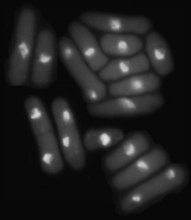
%> input picture tdt4195/img3/images/Fig1043(a)(yeast_USC).tif, 191 x 220 px, shrunk from 710 x 818 before the run
$ octave assignment3.m   (GNU Octave 9; MATLAB toolbox functions it lacks are replaced by stand-ins)
%> lines starting %> are read from the running program, lines starting %| are printed output that depends on the picture; in (x1, y1, x2, y2) boxes, pixels count from 0 and x2, y2 are one past the last pixel; in counts of white or black regions, pixels touching at a corner belong together; the program's own positions count from 1
### tdt4195/img3/threshold.m
function [ out ] = threshold( img, threshold )

% Initial threshold
T = mean(img(:));
g1 = img(img > T);
g2 = img(img <= T);
T_new = (mean(g1(:)) + mean(g2(:))) / 2;

while abs(T-T_new) > threshold
    T = T_new;
    g1 = img(img > T);
    g2 = img(img <= T);
    T_new = (mean(g1(:)) + mean(g2(:))) / 2;
end
out = img > T;
end

### tdt4195/img3/regiongrowing.m
function [ result ] = regiongrowing( im, seed, threshold )

[col, row] = size(im);
old_seed = zeros(col, row);

% 4-connected
neighbor = [-1 0; 1 0; 0 -1; 0 1];

% Stop when there's no difference
while(~isequal(seed, old_seed))
    old_seed = seed;

    for i = 1:col
        for j = 1:row
            if seed(i,j)
                % Go through 4-connected neighbors
                for k = 1:length(neighbor)
                    % Get neighbor coordinates
                    x = i + neighbor(k,1); y = j + neighbor(k,2);
                    % Check if in bounds
                    if (x >= 1 && y >= 1 && x <= col && y <= row)
                        % If difference is less than threshold, add it
                        if abs(seed(i,j) - im(x,y)) < threshold
                           seed(x,y) = 1;
                        end
                    end
                end
            end
        end
    end

end
result = seed;
end

### tdt4195/img3/assignment3.m
%% Setup

img1 = im2double(imread('images/Fig1043(a)(yeast_USC).tif'));
%> img1: size 220x191 double; min 0.0235, max 0.863, mean 0.13
img2 = im2double(imread('images/Fig1051(a)(defective_weld).tif'));
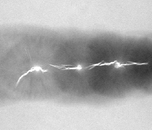
%> input picture tdt4195/img3/images/Fig1051(a)(defective_weld).tif, 152 x 130 px, shrunk from 566 x 482 before the run
%> img2: size 130x152 double; min 0.188, max 1, mean 0.68
img3 = im2double(imread('images/noisy.tiff'));
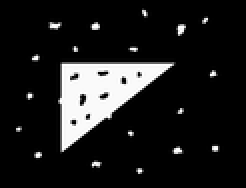
%> input picture tdt4195/img3/images/noisy.tiff, 123 x 94 px, shrunk from 458 x 348 before the run (shown 2 times larger)
%> img3: size 94x123 double; min 0, max 1, mean 0.116

%% Task 1a: Segmentation by threshold

thresh = threshold(img2, 0.2);
%> in threshold, `T = mean(img(:));`: T = 0.68
%> in threshold, `T_new = (mean(g1(:)) + mean(g2(:))) / 2;`: T_new = 0.67
%> in threshold, `out = img > T;`:
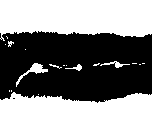
%> out: size 130x152 logical; 52.8% white; 2 black regions (1 under 20 px), largest, box (x1, y1, x2, y2) and area: (0, 31, 152, 103) 9321

figure('Name', 'Task 1a: Thresholding', 'NumberTitle', 'Off');
subplot(2,2,1);
imshow(img2);
title('Original Grayscale image');
subplot(2,2,2);
imhist(img2);
title('Original Grayscale image');
subplot(2,2,3);
imshow(thresh);
title('Threshold image');
subplot(2,2,4);
imhist(thresh);
title('Threshold image');

%% Task 1b: Region Growing

seed = img2 >= max(img2(:));
%> seed: size 130x152 logical; 0.19% white in thin lines or dots, all inside (x1, y1, x2, y2) = (20, 62, 121, 78)
result = regiongrowing(img2, seed, 0.3);
%> the loop in regiongrowing, `while(~isequal(seed, old_seed))` made 6 passes
%> after the loop in regiongrowing, `while(~isequal(seed, old_seed))`:
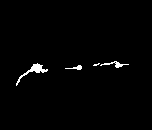
%> seed: size 130x152 logical; 1.3% white; 4 white regions (1 under 20 px), largest, box (x1, y1, x2, y2) and area: (16, 63, 48, 86) 147, (100, 61, 129, 68) 66, (65, 65, 82, 70) 38
%> after the loop in regiongrowing, `while(~isequal(seed, old_seed))`: x = 86; y = 18

figure('Name', 'Task 1b: Region Growing', 'NumberTitle', 'Off');
subplot(2,2,1);
imshow(img2);
title('Original Grayscale image');
subplot(2,2,2);
imhist(img2);
title('Original Grayscale image');
subplot(2,2,3);
imshow(seed);
title('Initial seed points');
subplot(2,2,4);
imshow(result);
title('Segmented image with Threshold = 0.3');
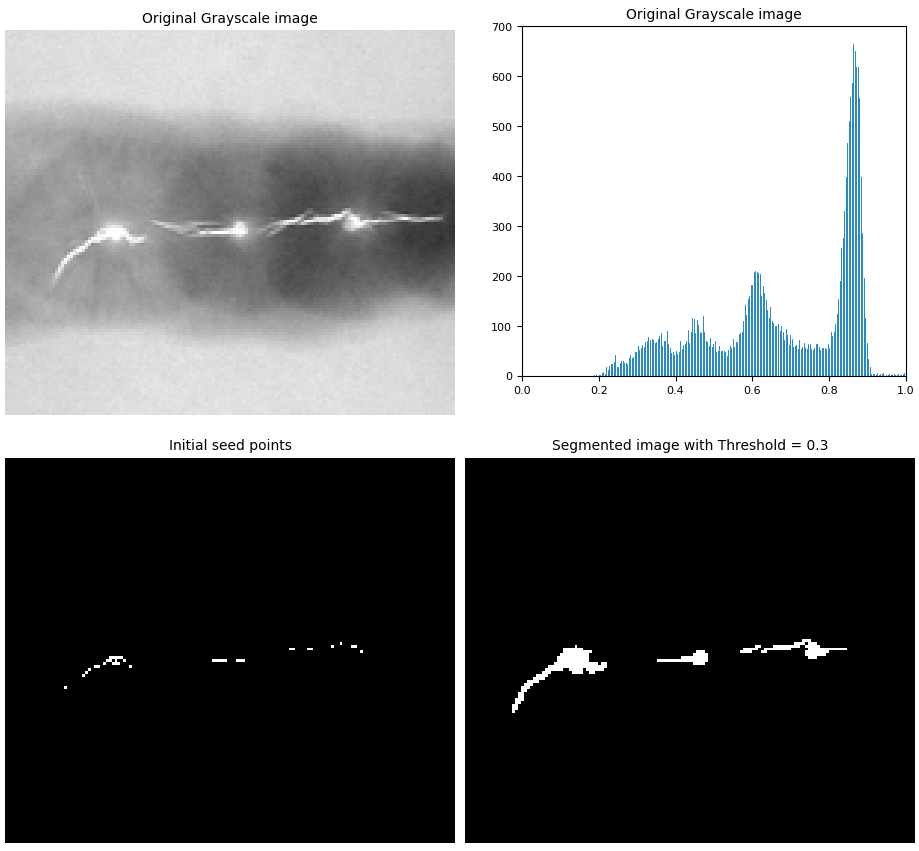
%> figure redrawn from the program's plot data, 4 panels

%% Task 2a: Morphology - Remove noise

% In this example, we have noise both in the background and foreground.
% The open operation removes the background noise, while closing fills in
% the holes in the foreground noise.

binary = threshold(img3, 0.3);
%> call 2 of threshold, with threshold = 0.3
%> in threshold (call 2), `T = mean(img(:));`: T = 0.116
%> in threshold (call 2), `g1 = img(img > T);`: g1 = 1570 values, max 1 at index 4, min 0.122 at index 18, mean 0.85
%> in threshold (call 2), `T_new = (mean(g1(:)) + mean(g2(:))) / 2;`: T_new = 0.426
%> the loop in threshold (call 2), `while abs(T-T_new) > threshold` made 1 pass
%> in threshold (call 2), `out = img > T;`:
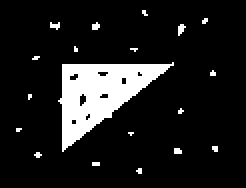
%> out: size 94x123 logical (shown 2 times larger); 11.6% white; 19 white regions (18 under 20 px), largest, box (x1, y1, x2, y2) and area: (29, 31, 87, 76) 1198
se = strel('disk', 8);
open = imopen(binary, se);
%> open: size 94x123 logical; every value is 0
closed = imclose(open, se);

figure('Name', 'Task 2a: Morphology - Remove noise', 'NumberTitle', 'Off');
subplot(3,1,1);
imshow(binary);
title('Original Binary image');
subplot(3,1,2);
imshow(open);
title('Open Operation');
subplot(3,1,3);
imshow(closed);
title('Open -> Close Operation');

%% Task 2b: Distance Transform

% Cleaned up image from task 2a.
img = closed;

erosion = img;
result = zeros(size(img));
se = strel('square', 3);

distance = 1;
while(sum(erosion(:)) > 0)
    eroded = imerode(erosion, se);
    diff = erosion - eroded;
    result = result + diff * distance;
    erosion = eroded;
    distance = distance + 1;
end
%> this loop made 0 passes
%> result: size 94x123 double; every value is 0
%> after the loop, distance = 1

result = uint8(result * (255/(distance - 1)));

figure('Name', 'Task 2b: Distance Transform', 'NumberTitle', 'Off');
subplot(2,1,1);
imshow(img);
title('Original Binary image');
subplot(2,1,2);
imshow(result);
title('Distance Transform');

%% Task 2c: Boundary extraction

img = closed;
se = strel('square', 3);
boundary = img - imerode(img, se);

figure('Name', 'Task 2c: Boundary extraction', 'NumberTitle', 'Off');
subplot(2,1,1);
imshow(img);
title('Original Binary image');
subplot(2,1,2);
imshow(boundary);
title('Boundary');

%% Theory 5: Erosion

b = [0 0 0 0 0 0;
     0 1 0 0 0 0;
     0 1 1 1 1 0;
     0 1 1 1 1 0;
     0 0 1 0 0 0;
     0 0 0 0 0 0;];

se = strel('line', 3, 0);

figure('Name', 'Theory 5: Erosion', 'NumberTitle', 'Off');
subplot(2,1,1);
imshow(b);
title('Original Binary image');
subplot(2,1,2);
imshow(imerode(b, se));
title('Eroded');
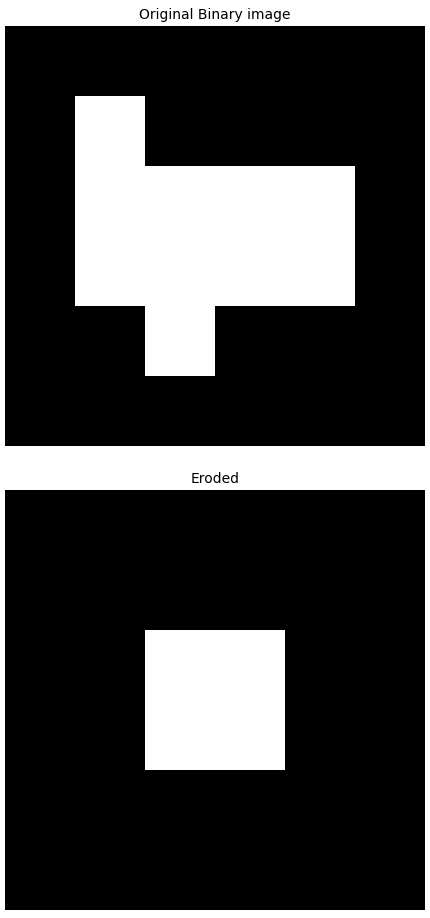
%> figure redrawn from the program's plot data, 2 panels
